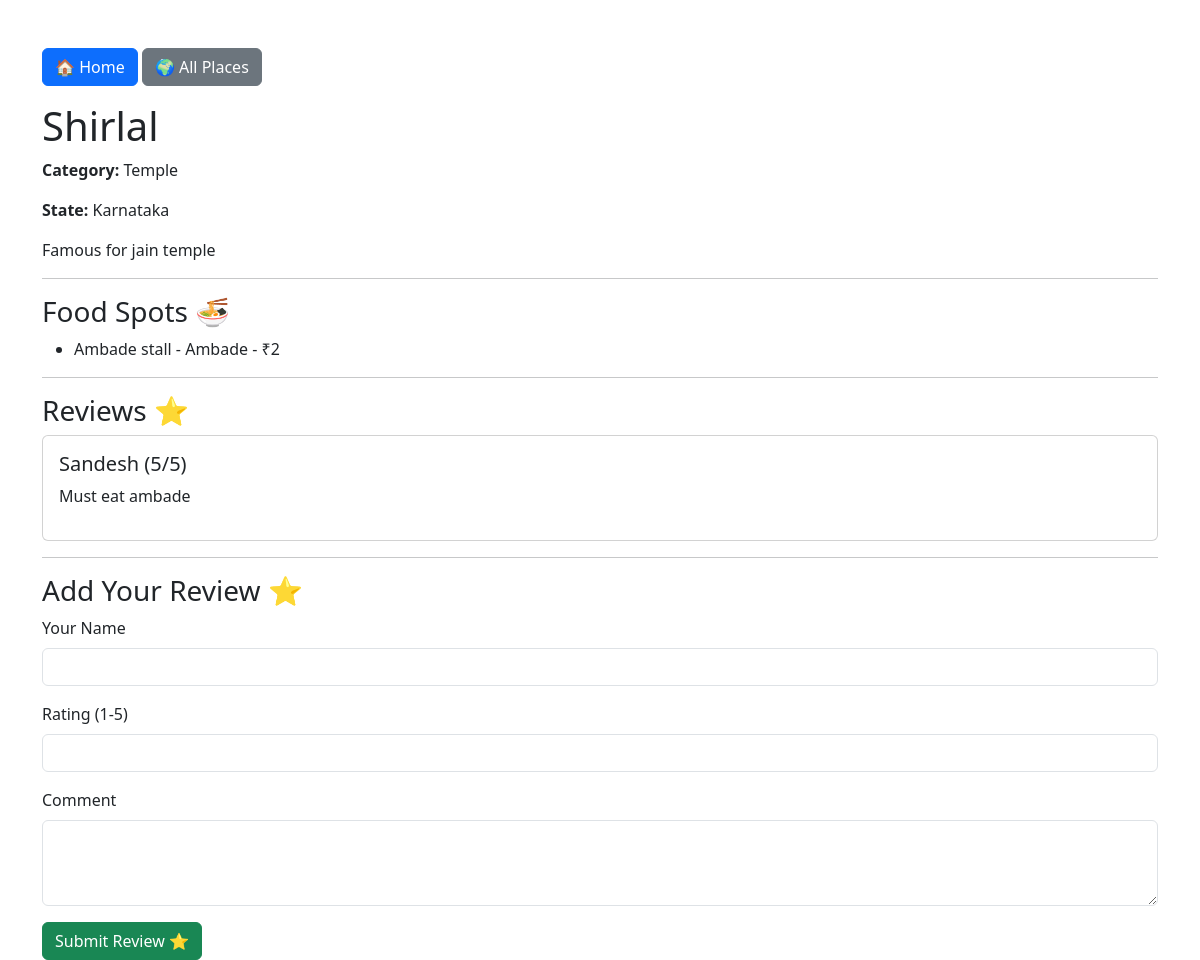
Screenshot of /places/2/ with the database file from the repository.
### places/models.py (models this page shows, shortened)
class Place(models.Model):
    CATEGORY_CHOICES = [
        ('Forest', 'Forest'),
        ('Mountain', 'Mountain'),
        ('Temple', 'Temple'),
        ('Beach', 'Beach'),
        ('Waterfall', 'Waterfall'),
        ('Historical', 'Historical'),
        ('Food', 'Food Destination'),
    ]
    name = models.CharField(max_length=100)
    state = models.CharField(max_length=100)
    description = models.TextField()
    category = models.CharField(
        max_length=50,
        choices=CATEGORY_CHOICES,
        default='Forest'
    )
    image = models.ImageField(
        upload_to='places/',
        blank=True,
        null=True
    )

class FoodSpot(models.Model):
    place = models.ForeignKey(
        Place,
        on_delete=models.CASCADE
    )
    name = models.CharField(max_length=100)
    special_food = models.CharField(max_length=100)
    price = models.IntegerField()

class Review(models.Model):
    place = models.ForeignKey(
        Place,
        on_delete=models.CASCADE
    )
    user_name = models.CharField(max_length=100)
    rating = models.IntegerField()
    comment = models.TextField()

### places/views.py (the view, shortened to what this page needs)
def place_detail(request, place_id):
    place = get_object_or_404(Place, id=place_id)
    return render(
        request,
        "places/place_detail.html",
        {
            "place": place,
        },
    )

### places/templates/places/place_detail.html (shortened to what this page needs)
<!DOCTYPE html>
<html>
<head>
    <link href="https://cdn.jsdelivr.net/npm/bootstrap@5.3.7/dist/css/bootstrap.min.css" rel="stylesheet">
</head>
<body>
<div class="container mt-5">
    <div class="mb-3">
        <a href="/" class="btn btn-primary">🏠 Home</a>
        <a href="/places/" class="btn btn-secondary">🌍 All Places</a>
    </div>
    <h1>{{ place.name }}</h1>
    <p>
        <strong>Category:</strong>
        {{ place.category }}
    </p>
    <p>
        <strong>State:</strong>
        {{ place.state }}
    </p>
    <p>
        {{ place.description }}
    </p>
    <hr>
    <h3>Food Spots 🍜</h3>
    <ul>
        {% for food in place.foodspot_set.all %}
            <li>
                {{ food.name }} -
                {{ food.special_food }} -
                ₹{{ food.price }}
            </li>
        {% empty %}
            <li>No food spots added.</li>
        {% endfor %}
    </ul>
    <hr>
    <h3>Reviews ⭐</h3>
    {% for review in place.review_set.all %}
        <div class="card mb-3">
            <div class="card-body">
                <h5>
                    {{ review.user_name }}
                    ({{ review.rating }}/5)
                </h5>
                <p>{{ review.comment }}</p>
            </div>
        </div>
    {% empty %}
        <p>No reviews yet.</p>
    {% endfor %}
    <hr>
    <h3>Add Your Review ⭐</h3>
    <form method="POST">
        <div class="mb-3">
            <label class="form-label">Your Name</label>
            <input
                type="text"
                name="user_name"
                class="form-control"
                required
            >
        </div>
        <div class="mb-3">
            <label class="form-label">Rating (1-5)</label>
            <input
                type="number"
                name="rating"
                min="1"
                max="5"
                class="form-control"
                required
            >
        </div>
        <div class="mb-3">
            <label class="form-label">Comment</label>
            <textarea
                name="comment"
                class="form-control"
                rows="3"
                required
            ></textarea>
        </div>
        <button type="submit" class="btn btn-success">
            Submit Review ⭐
        </button>
    </form>
</div>
</body>
</html>

### rows the page displays
Place: name "Shirlal", category "Temple", state "Karnataka", description "Famous for jain temple"
FoodSpot: name "Ambade stall", special_food "Ambade", price "2"
Review: user_name "Sandesh", rating "5", comment "Must eat ambade"
